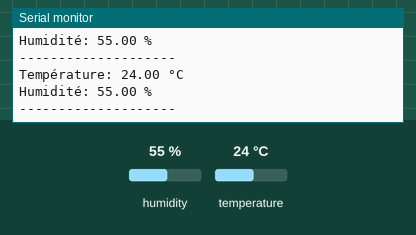
Bench run of a sketch on a simulated Arduino Uno, built with avr-gcc and run on an emulated ATmega328P. On the bench: the last lines printed to the serial monitor. The inputs (shaded band) are chosen by the test bench; at power-on: humidity 55 %, temperature 24 °C.

Above: at 4.8 s.
4.9 s: humidity set to 22 %
At 6.9 s:
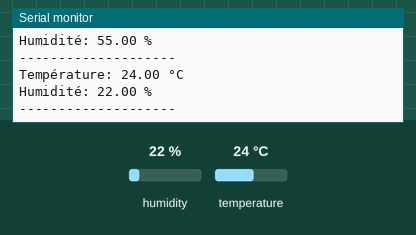
7.9 s: temperature set to 12 °C
At 9.3 s:
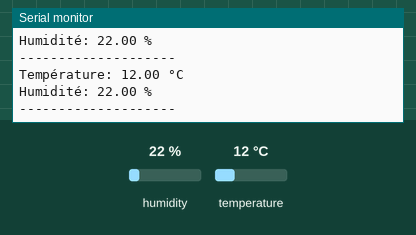
10.9 s: humidity set to 40 %
At 13.0 s:
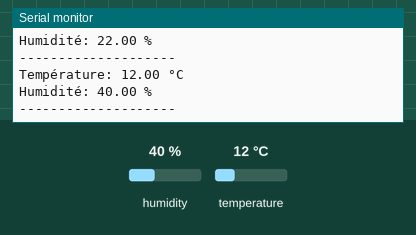
Timing chart, 0 to 14.5 s (numbered marks = the images above; inputs shaded):
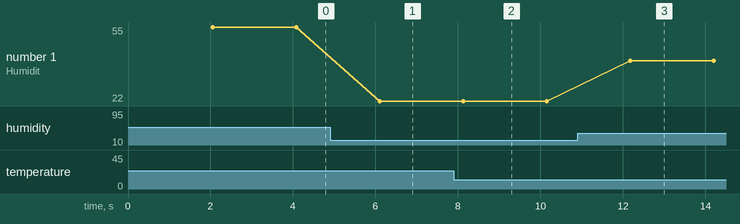

Measured:
- after the input at 4.9 s, the serial monitor: prints a new line after 1.2 s (image 1)
- after the input at 7.9 s, the serial monitor: prints a new line after 0.20 s (image 2)
- after the input at 10.9 s, the serial monitor: prints a new line after 1.3 s (image 3)
- plotted number 1: 55 → 22 after the input at 4.9 s, 22 → 40 after the input at 10.9 s

The sketch:

temp_hum.ino
```cpp
#include <DHT.h>

#define DHTPIN 6
#define DHTTYPE DHT11

DHT dht(DHTPIN, DHTTYPE);

void setup() {
    Serial.begin(9600);
    Serial.println("Initialisation du capteur DHT22...");
    dht.begin();
}

void loop() {
    delay(2000);

    float temperature = dht.readTemperature();
    float humidite = dht.readHumidity();

    if (isnan(temperature) || isnan(humidite)) {
        Serial.println("Erreur de lecture du DHT22 !");
        return;
    }

    Serial.print("Température: ");
    Serial.print(temperature);
    Serial.println(" °C");

    Serial.print("Humidité: ");
    Serial.print(humidite);
    Serial.println(" %");

    Serial.println("--------------------");
}
```
